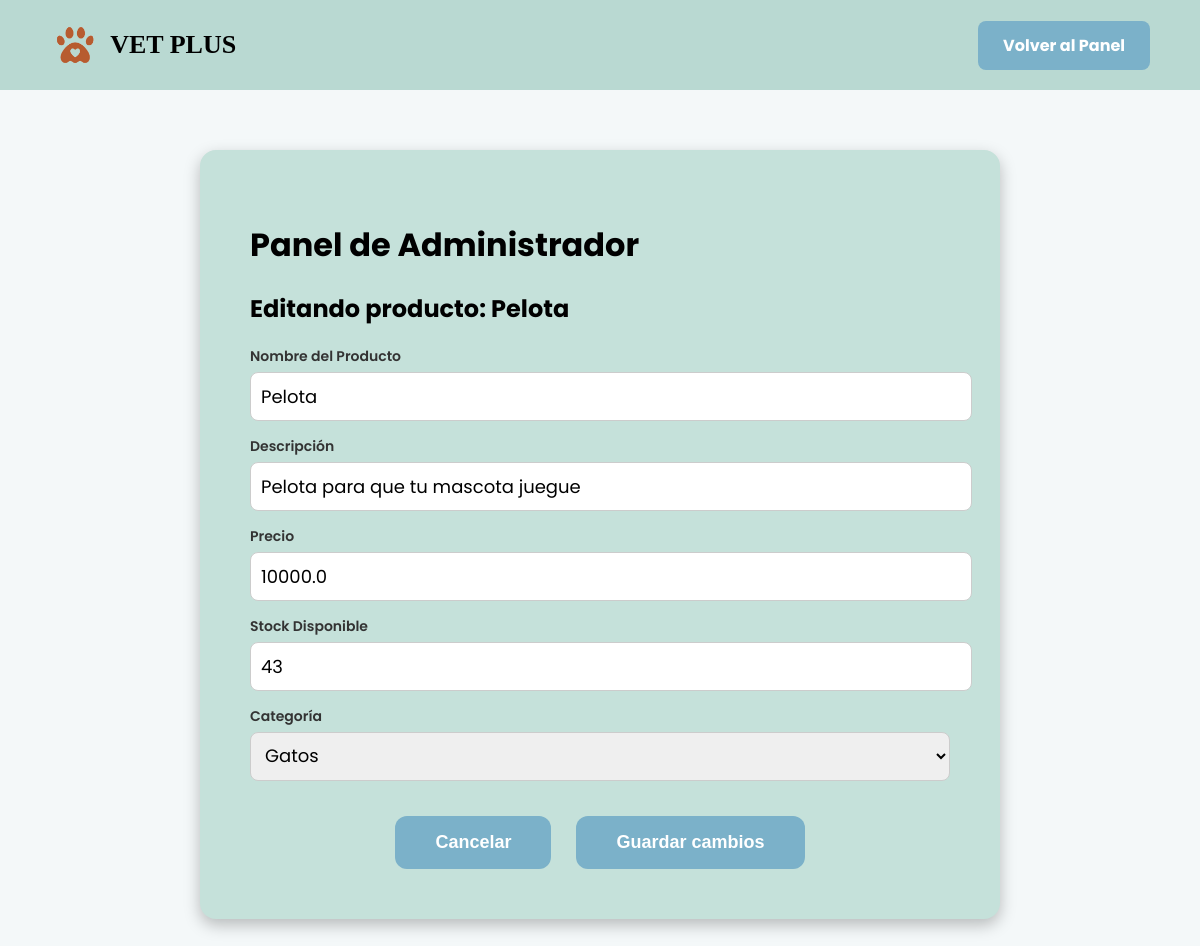
The app's page /products/edit/2 (signed in) with its own data.
### vetplus/models.py (models this page shows)
class Product(db.Model):
    id = db.Column(db.Integer, primary_key = True)
    name = db.Column(db.String(100), nullable = False)
    description = db.Column(db.Text, nullable = False)
    price = db.Column(db.Float, nullable = False)
    stock = db.Column(db.Integer, nullable = False)
    category_id = db.Column(db.Integer, db.ForeignKey("category.id"), nullable = False)

class Category(db.Model):
    id = db.Column(db.Integer, primary_key = True)
    name = db.Column(db.String(100), unique = True, nullable = False)
    description = db.Column(db.String(200), nullable = True)
    products = db.relationship("Product", backref = "category", lazy = True)

### vetplus/routes/products.py (the view, shortened to what this page needs)
@products_bp.route("/products/edit/<int:product_id>", methods = ["GET", "POST"])
@login_required
def edit_product(product_id):
    admin_required()
    product = Product.query.get_or_404(product_id)
    categories = Category.query.all()
    return render_template("products/edit_product.html", product=product, categories=categories)

### vetplus/models.py (called while the page is built)
@login_manager.user_loader
def load_user(user_id):
    return User.query.get(int(user_id))

### vetplus/utils.py (called while the page is built)
def admin_required():
    if not current_user.is_authenticated or current_user.role != "admin":
        abort(403)

### templates/products/edit_product.html (shortened to what this page needs)
<!DOCTYPE html>
<html lang="es">
<head>
</head>
<body>
    <header>
        <div class="logo">
            <img src="{{ url_for('static', filename='img/logo.png') }}" alt="Logo Vetplus">
            <h1>VET PLUS</h1>
        </div>
        <a href="{{ url_for('main.dashboard') }}" class="btn">Volver al Panel</a>
    </header>
    <div class="container">
        <h1>Panel de Administrador</h1>
        <h2>Editando producto: {{ product.name }}</h2>
        <form method="POST" action="/products/edit/{{ product.id }}" enctype="multipart/form-data">
            <label for="name">Nombre del Producto</label>
            <input type="text" id="name" name="name" value="{{ product.name }}" required>
            <label for="description">Descripción</label>
            <input type="text" id="description" name="description" value="{{ product.description }}" required>
            <label for="price">Precio</label>
            <input type="number" id="price" name="price" step="0.01" value="{{ product.price }}" required>
            <label for="stock">Stock Disponible</label>
            <input type="number" id="stock" name="stock" value="{{ product.stock }}" required>
            <label for="category">Categoría</label>
            <select id="category" name="category" required>
                {% for category in categories %}
                <option value="{{ category.id }}" {% if category.id==product.category_id %}selected{% endif %}>{{
                    category.name }}</option>
                {% endfor %}
            </select>
            <div class="botones">
                <button><a href="{{ url_for('products.manage_products') }}">Cancelar</a></button>
                <button type="submit">Guardar cambios</button>
            </div>
        </form>
    </div>
</body>
</html>

### templates/products/edit_product.html (style rules this page uses)
body { margin: 0; font-family: 'Poppins', sans-serif; background-color: #f4f8f9; color: #000; }
header { display: flex; justify-content: space-between; align-items: center; padding: 20px 50px; background-color: #b9d9d2; }
.logo { display: flex; align-items: center; gap: 10px; }
.logo img { height: 50px; }
.logo h1 { font-family: 'Just Me Again Down Here', cursive; font-size: 26px; margin: 0; }
.btn { background: #7bb1c9; border: none; padding: 12px 25px; font-size: 16px; font-weight: bold; border-radius: 8px; cursor: pointer; color: #fff; transition: transform 0.2s ease, background 0.3s ease; text-decoration: none; }
a { text-decoration: none; color: inherit; }
.container { max-width: 700px; margin: 60px auto; background: #c5e1da; padding: 50px; border-radius: 16px; box-shadow: 0px 6px 16px rgba(0, 0, 0, 0.25); }
form { display: flex; flex-direction: column; justify-content: center; }
label { font-weight: 600; font-size: 14px; color: #333; display: block; margin-bottom: 5px; }
input, select { width: 100%; max-width: 100%; padding: 10px; margin-bottom: 15px; border: 1px solid #ccc; border-radius: 8px; font-size: 18px; font-family: 'Poppins', sans-serif; }
.botones { display: flex; justify-content: center; gap: 25px; margin-top: 20px; }
.botones button { background: #7bb1c9; border: none; padding: 16px 40px; font-size: 18px; font-weight: bold; border-radius: 12px; cursor: pointer; color: #fff; transition: transform 0.2s ease, background 0.3s ease; }

### records on screen
Product: name "Pelota", description "Pelota para que tu mascota juegue", price "10000.0", stock "43", category "Gatos"
